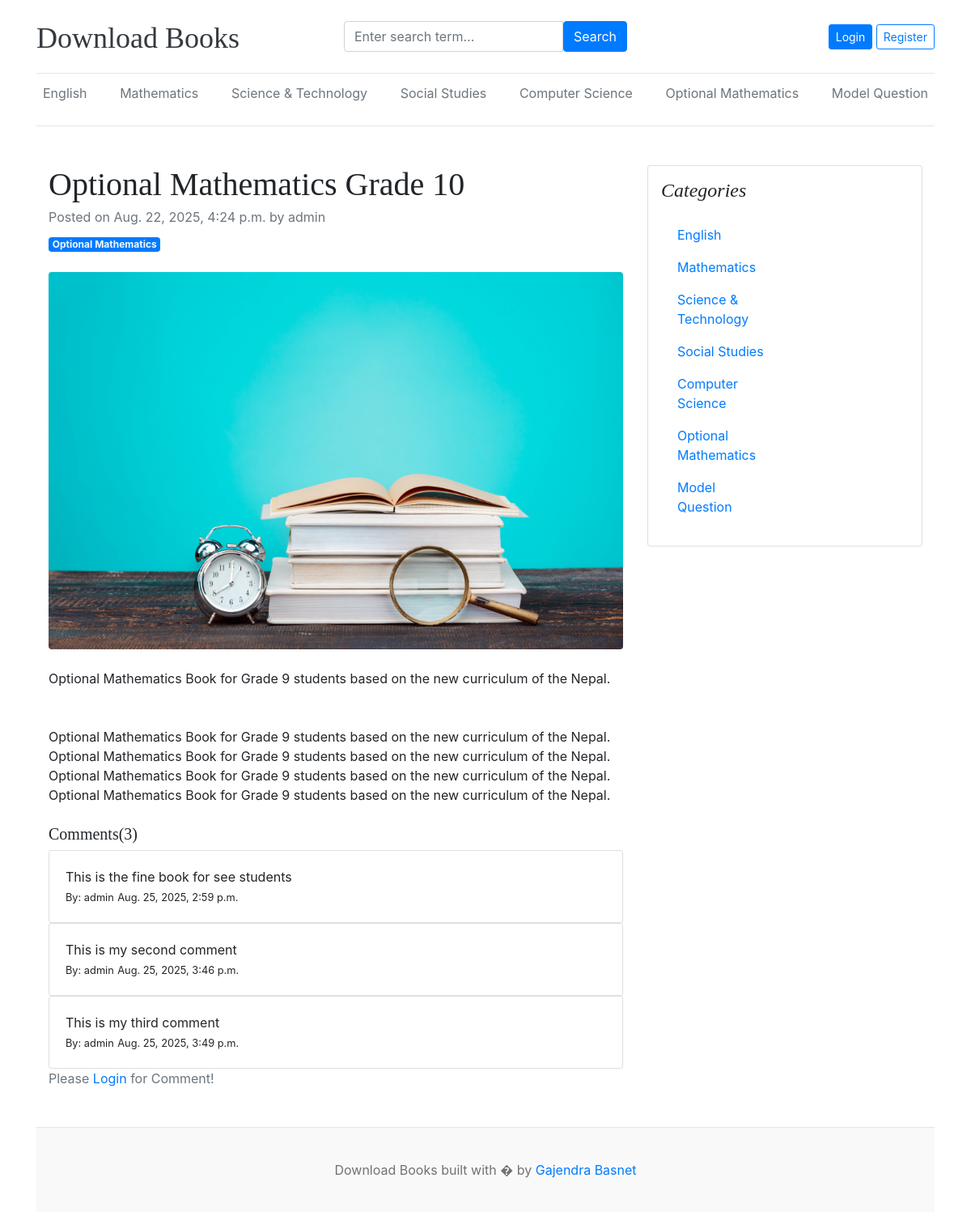
/blog/optional-mathematics-grade-10/, run on the app's committed database.
### blogs/models.py (models this page shows, shortened)
class Category(models.Model):
    category_name = models.CharField(max_length=50, unique=True)
    created_at = models.DateTimeField(auto_now_add=True)
    updated_at = models.DateTimeField(auto_now=True)
    class Meta:
        verbose_name_plural = 'Categories'
    def __str__(self):
        return self.category_name

class Blogs(models.Model):
    title = models.CharField(max_length=200, unique=True)
    slug = models.SlugField(unique=True,blank=True)
    category = models.ForeignKey(Category, on_delete=models.CASCADE)
    author = models.ForeignKey(User, on_delete=models.CASCADE)
    pdf_file = models.FileField(
        upload_to='uploads/pdfs/%Y/%m/%d/',
        blank=True, null=True,
        validators=[FileExtensionValidator(['pdf'])]
    )
    blog_image = models.ImageField(upload_to='uploads/%y/%m/%d')
    short_description = models.TextField(max_length=1000)
    blog_body = models.TextField(max_length=3000)
    status = models.TextField(max_length=100,choices=STATUS_CHOICE, default='draft')
    is_featured = models.BooleanField(default=False)
    created_at = models.DateTimeField(auto_now_add=True)
    updated_at = models.DateTimeField(auto_now=True)
    class Meta:
        verbose_name_plural = 'Blogs'

class Comment(models.Model):
    user = models.ForeignKey(User,on_delete=models.CASCADE)
    blog = models.ForeignKey(Blogs, on_delete=models.CASCADE)
    comment = models.TextField(max_length=250)
    created_at = models.DateTimeField(auto_now_add=True)
    updated_at = models.DateTimeField(auto_now=True)
    def __str__(self):
        return self.comment

### blogs/views.py (the view, shortened to what this page needs)
# urls.py: path('blog/<slug:slug>/',BlogsView.blogs, name='blogs'),
def blogs(request,slug):
    single_post = get_object_or_404(Blogs, slug=slug, status ='published')
    comments = Comment.objects.filter(blog = single_post)
    comment_count = comments.count()
    context = {
        'single_post':single_post,
        'comments' : comments,
        'comment_count': comment_count
    }
    return render(request,'blogs.html',context)

### blogs/context_processors.py (called while the page is built)
def get_categories(request):
    categories = Category.objects.all()
    return dict(categories = categories)

### templates/blogs.html (shortened to what this page needs)
{% extends './base/base.html' %}
{% block content %}
<div class="container mt-5">
    <div class="row">
        <div class="col-lg-8">
            <article>
                <header class="mb-4">
                    <h1 class="fw-bolder mb-1">{{single_post.title}}</h1>
                    <div class="text-muted fst-italic mb-2">Posted on {{single_post.created_at}} by {{single_post.author}}</div>
                    <a class="badge bg-primary text-decoration-none text-light "href="#!">{{single_post.category}}</a>
                </header>
                <figure class="mb-4"><img class="img-fluid rounded" src="{{single_post.blog_image.url}}" alt="..." /></figure>
                <section class="mb-5">
                    <p class="fs-5 mb-4">{{single_post.short_description}}</p>
                </section>
                <section class="mb-5">
                    <p class="fs-5 mb-4">{{single_post.blog_body}}</p>
                    <h5> Comments({{comment_count}})</h5>
                    {% if comments %}
                        {% for comment in comments %}
                        <div class="card">
                            <div class="card-body">
                                <p class="card-text mb-0">  {{comment}}</p>
                                <span>
                                    <small>By: {{comment.user}}</small>
                                    <small>{{comment.created_at}}</small>
                                </span>
                            </div>
                        </div>
                        {% endfor %}
                    {% else %}
                    No Comments
                    {% endif %}
                <div class="form-group">
                    {% if user.is_authenticated %}
                    <form action="" method="POST">
                        {% csrf_token %}
                        <div class="form-group">
                            <textarea name="comment" class="form-control" placeholder=" Write your comment here..."></textarea>
                            <input type="submit" class="btn btn-primary mt-2">
                        </div>
                    </form>
                    {% else %}
                    <p class="text-muted"> Please <span><a href="{% url 'login'%}">Login</a></span> for Comment!</p>
                    {% endif %}
                </div>
                </section>
            </article>
        </div>
        <div class="col-lg-4">
            <div class="card mb-4 p-3">
                <h4 class="font-italic">Categories</h4>
                <div class="card-body">
                    <div class="row">
                        <div class="col-sm-6">
                            <ul class="list-unstyled mb-0">
                                {% for cat in categories%}
                                <ul></ul><a href="{% url 'posts_by_category' cat.id %}" >{{cat.category_name}}</a></ul>
                                {% endfor %}
                        </div>
                    </div>
                </div>
            </div>
        </div>
    </div>
</div>
{% endblock %}

### templates/Base/base.html
{% include './header.html'%}
{% block content%}
{% endblock %}
{% include './footer.html'%}

### templates/Base/header.html (shortened to what this page needs)
{% load static %}
<!DOCTYPE html>
<html lang="en">
<head>
    <link href="https://getbootstrap.com/docs/4.0/dist/css/bootstrap.min.css" rel="stylesheet">
    <link href="{% static 'css/blog.css' %}" rel="stylesheet">
    <link rel="stylesheet" href="https://cdnjs.cloudflare.com/ajax/libs/font-awesome/4.7.0/css/font-awesome.min.css">
    <link rel="stylesheet" href="https://cdn.datatables.net/2.3.3/css/dataTables.dataTables.css" />
  </head>
<body>
    <div class="container">
      <header class="blog-header py-3">
        <div class="row flex-nowrap justify-content-between align-items-center">
          <div class="col-4 pt-1">
            <a class="blog-header-logo text-dark" href="/">Download Books</a>
          </div>
            <div class="col-4">
              <form action="{% url 'search' %}" method="GET">
                  <div class="input-group">
                          <input class="form-control" name ="keyword" type="text" placeholder="Enter search term..." aria-label="Enter search term..." aria-describedby="button-search" />
                          <button type="submit" class="btn btn-primary" id="button-search" type="button">Search</button>
                    </div>
              </form>
            </div>
          <div class="col-4 d-flex justify-content-end align-items-center">
            {% if not user.is_authenticated %}
            <a class="btn btn-sm btn-primary" href="{% url 'login'%}">Login</a> &nbsp;
            <a class="btn btn-sm btn-outline-primary" href="{% url 'register' %}">Register</a>
            {% else %}
            <span>Welcome {{user}} <a class="btn btn-sm btn-primary" href="{% url 'dashboard' %}">Dashboard</a> </span>&nbsp;
            <span><a class="btn btn-sm btn-outline-primary" href="{% url 'logout' %}">Logout</a></span>
            {% endif %}
          </div>
        </div>
      </header>
      <div class="nav-scroller py-1 mb-2">
        <nav class="nav d-flex justify-content-between">
          {% for cat in categories %}
          <a class="p-2 text-muted" href="{% url 'posts_by_category' cat.id %}">{{cat.category_name}}</a>
          {% endfor %}
        </nav>
      </div>
    <hr/>

### templates/Base/footer.html
<footer class="blog-footer">
  <p>Download Books built with � by <a href="#">Gajendra Basnet</a></p>
</footer>
</body>
</html>

### static/css/blog.css (style rules this page uses)
.blog-header { border-bottom: 1px solid #e5e5e5; }
.blog-header-logo { font-family: "Playfair Display", Georgia, "Times New Roman", serif; font-size: 2.25rem; }
h1, h2, h3, h4, h5, h6 { font-family: "Playfair Display", Georgia, "Times New Roman", serif; }
.blog-footer { padding: 2.5rem 0; color: #727272; text-align: center; background-color: #f9f9f9; border-top: .05rem solid #e5e5e5; }
.blog-footer p:last-child { margin-bottom: 0; }

### data on the page
Category: category_name "English"
Category: category_name "Mathematics"
Category: category_name "Science & Technology"
Category: category_name "Social Studies"
Category: category_name "Computer Science"
Category: category_name "Optional Mathematics"
Category: category_name "Model Question"
Blogs: title "Optional Mathematics Grade 10", created_at "Aug. 22, 2025, 4:24 p.m.", author "admin", category "Optional Mathematics", blog_image (picture), short_description "Optional Mathematics Book for Grade 9 students based on the new curriculum of the Nepal.", blog_body "Optional Mathematics Book for Grade 9 students based on the new curriculum of the Nepal. Optional Mathematics Book for Grade 9 students based on the new curriculum of the Nepal. Optional Mathematics Book for Grade 9 students based on the new curriculum of the Nepal. Optional Mathematics Book for Grade 9 students based on the new curriculum of the Nepal."
Comment: comment "This is the fine book for see students", user "admin", created_at "Aug. 25, 2025, 2:59 p.m."
Comment: comment "This is my second comment", user "admin", created_at "Aug. 25, 2025, 3:46 p.m."
Comment: comment "This is my third comment", user "admin", created_at "Aug. 25, 2025, 3:49 p.m."

### other printed values
{{ comment_count }} "3"
